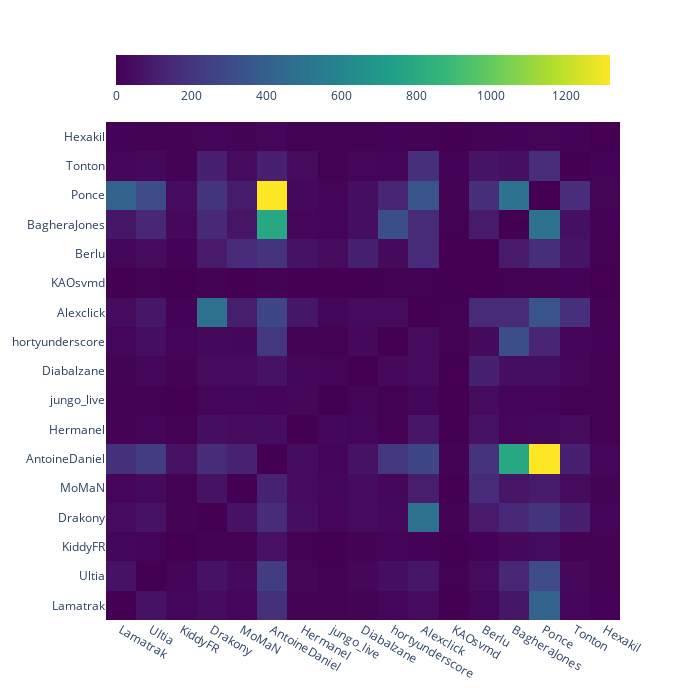

The notebook cell saved with this chart:
### Markdown cell above
streamerz

### Code cell
import plotly.graph_objects as go
dataset = [heatmap_data[index] for index in streamerz]

fig = go.Figure()
fig.update_layout(width=700, height=700)
fig.update_xaxes(categoryarray=list(streamerz), categoryorder="array")
fig.update_yaxes(categoryarray=streamerz, categoryorder="array")

fig.add_trace(go.Heatmap(
    z=dataset,
    colorbar=dict(orientation='h'),
    colorscale="Viridis",
    x=streamerz,
    y=streamerz,
    hovertemplate = '<i>from: </i>%{x}' + '<br><i>to: </i> %{y}<br>' + '<i>commentators:</i> %{z}<extra></extra>'
))
fig.update_layout(hoverlabel_align = 'left')

fig.show()

### Figure 1 — Plotly figure (JSON) as saved in the notebook; plotly's stock layout.template omitted (floating-point values rounded to 4 significant figures; data arrays with more than 128 entries replaced by an {"elided": "..."} marker saying what was removed)
{"data": [{"colorbar": {"orientation": "h"}, "colorscale": [[0, "#440154"], [0.1111, "#482878"], [0.2222, "#3e4989"], [0.3333, "#31688e"], [0.4444, "#26828e"], [0.5556, "#1f9e89"], [0.6667, "#35b779"], [0.7778, "#6ece58"], [0.8889, "#b5de2b"], [1, "#fde725"]], "hovertemplate": "<i>from: </i>%{x}<br><i>to: </i> %{y}<br><i>commentators:</i> %{z}<extra></extra>", "type": "heatmap", "x": ["Lamatrak", "Ultia", "KiddyFR", "Drakony", "MoMaN", "AntoineDaniel", "Hermanel", "jungo_live", "Diabalzane", "hortyunderscore", "Alexclick", "KAOsvmd", "Berlu", "BagheraJones", "Ponce", "Tonton", "Hexakil"], "y": ["Lamatrak", "Ultia", "KiddyFR", "Drakony", "MoMaN", "AntoineDaniel", "Hermanel", "jungo_live", "Diabalzane", "hortyunderscore", "Alexclick", "KAOsvmd", "Berlu", "BagheraJones", "Ponce", "Tonton", "Hexakil"], "z": {"elided": "17x17 int values"}}], "layout": {"height": 700, "hoverlabel": {"align": "left"}, "width": 700, "xaxis": {"autorange": true, "categoryarray": ["Lamatrak", "Ultia", "KiddyFR", "Drakony", "MoMaN", "AntoineDaniel", "Hermanel", "jungo_live", "Diabalzane", "hortyunderscore", "Alexclick", "KAOsvmd", "Berlu", "BagheraJones", "Ponce", "Tonton", "Hexakil"], "categoryorder": "array", "range": [-0.5, 16.5], "type": "category"}, "yaxis": {"autorange": true, "categoryarray": ["Lamatrak", "Ultia", "KiddyFR", "Drakony", "MoMaN", "AntoineDaniel", "Hermanel", "jungo_live", "Diabalzane", "hortyunderscore", "Alexclick", "KAOsvmd", "Berlu", "BagheraJones", "Ponce", "Tonton", "Hexakil"], "categoryorder": "array", "range": [-0.5, 16.5], "type": "category"}}}
